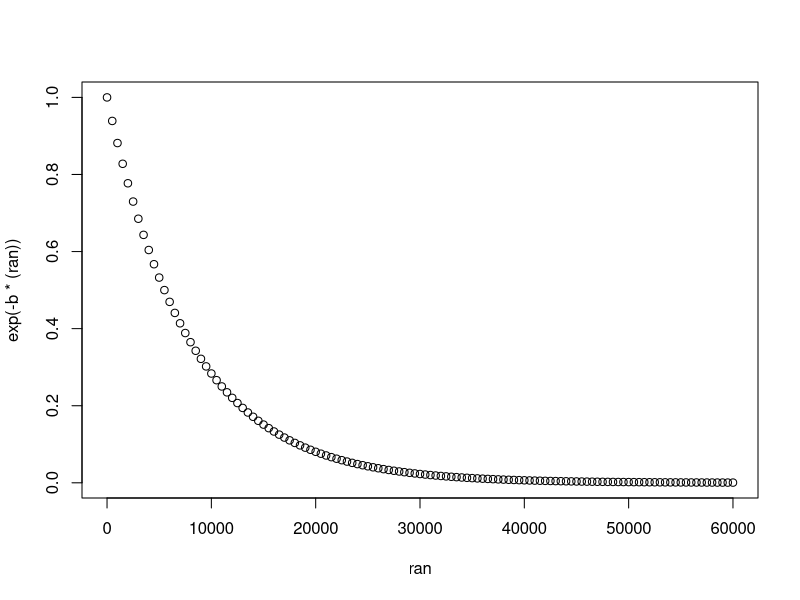
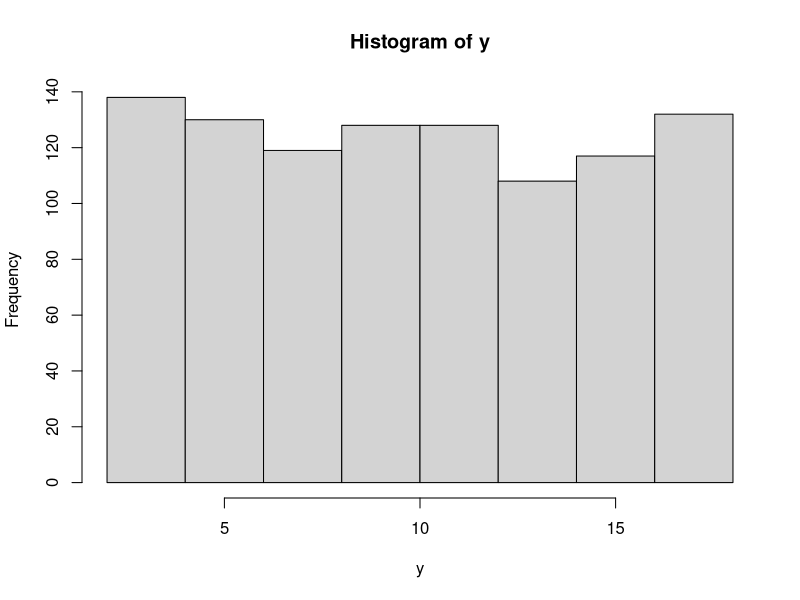
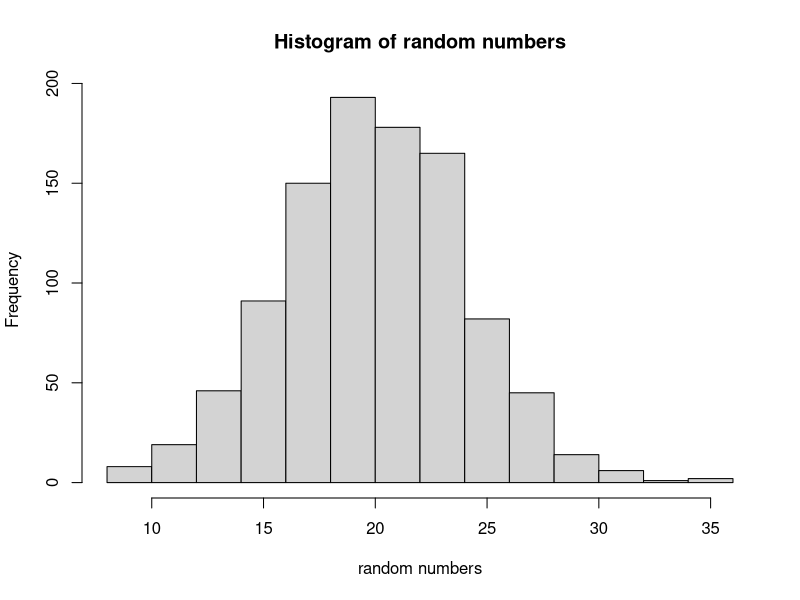

Recreate these plots in R, in order.
#P1
#a
t <- 5500
b <- log(1/2)/-5500
b

ran = seq(0, 60000, 500)
plot(ran, exp(-b*(ran)))

#b
t <- log(0.9)/-b
t

#P2
A <- matrix(c(4, 6, 7, -2, 8, 9, 1, -5, 10), nrow= 3)
B <- matrix(c(6, 7, -8, 9, 5, 2, -4, 3, 1), nrow= 3)
C <- matrix(c(-4, 10, 3, -5, 6, -9, 2, 1, 8), nrow= 3)


A*(B+C) == A*B + A*C
(A*B)*C == A*(B*C)

#P3
quad <- function(n1, n2, n3, n4){
  x1 <- n1[1];  y1 <- n1[2]
  x2 <- n2[1];  y2 <- n2[2]
  x3 <- n3[1];  y3 <- n3[2]
  x4 <- n4[1];  y4 <- n4[2]
  
  matrx <- matrix(c(x1^3, x1^2, x1, 1, x2^3, x2^2, x2, 1, x3^3, x3^2, x3, 1, x4^3, x4^2, x4, 1), byrow = TRUE, nrow= 4)
  vect = matrix(c(y1, y2, y3, y4), nrow= 4)

  solve(matrx, vect)
  
}

quad(c(-2, -20), c(-0, 4), c(2, 68), c(4, 508))


#P4
x <- runif(1000)
b <- 18 
a <- 2
y <- (b-a) * x + a
 hist(y)
 mean(y)
 min(y)
 max(y)
 
 #P5
 nd <- rnorm(1000, 20, 4)
 mean(nd)
 sd(nd)
 hist(nd, xlab = "random numbers", main= "Histogram of random numbers")
 
 
 #P6
 meanx <- 8; sdx <-sqrt(2)
 meany <- 15; sdy <- sqrt(4)
 apprx <- rnorm(10000, meanx, sdx)
 mean(apprx); sd(apprx)
 
 appry <- rnorm(10000, meany, sdy)
 mean(appry); sd(appry)
 
 adjust <- rnorm(100, 1, 1)
 #cal for x
 exactx <- (adjust-mean(adjust))/sd(adjust)
 desiredx <- meanx + exactx * sdx
 mean(desiredx)
 sd(desiredx)
 #cal for y
 exacty <- (adjust-mean(adjust))/sd(adjust)
 desiredy <- meany + exactx * sdy
 mean(desiredy)
 sd(desiredy)
 
 mean(sum(meanx, meany)) == sum(mean(desiredx), mean(desiredy))
 sum(sdx^2, sdy^2) == sum(sd(desiredx)^2, sd(desiredy)^2)
 

